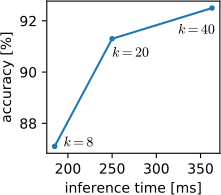

Write the Python code that produced this figure.
#!/usr/bin/env python3

from os import path

from matplotlib import pyplot as plt

#plt.rc('font', family='Latin Modern Roman')  # Latin Modern for text
plt.rc('mathtext', fontset='cm')  # Computer Modern for math (default is dejavusans)
# plt.rc('text', usetex=True)
# plt.rc('text.latex', preamble=r'\usepackage{lmodern}')

neighbors = [8, 20, 40]
accuracy = [87.1, 91.3, 92.5]
speed = [185, 250, 363]
fig, ax = plt.subplots(figsize=(2.5, 2.25))
ax.plot(speed, accuracy, '.-')
ax.set_xlabel('inference time [ms]')
ax.set_ylabel('accuracy [%]')
#for x, y, k in zip(speed, accuracy, neighbors):
#    align = 'right' if k == 40 else 'left'
#    ax.text(x, y-1.1, f'$k={k}$', horizontalalignment=align)
ax.text(speed[0]+10, accuracy[0], f'$k={neighbors[0]}$')
ax.text(speed[1], accuracy[1]-0.7, f'$k={neighbors[1]}$')
ax.text(speed[2]+4, accuracy[2]-1., f'$k={neighbors[2]}$', horizontalalignment='right')
#ax.set_ylim(86, 93)

# baselines = [
#     (104, 54.2, '2D CNN baseline'),
#     (185, 62.1, 'DSv1 CNN variant'),
#     (185, 83.8, 'DSv1 FCN variant'),
# ]
# for x, y, label in baselines:
#     ax.scatter(x, y, c=(1, 0, 0), marker='x')
#     ax.text(x, y+0.5, label, horizontalalignment='left')

fig.tight_layout()
filename = path.splitext(path.basename(__file__))[0] + '.pdf'
fig.savefig(filename)
